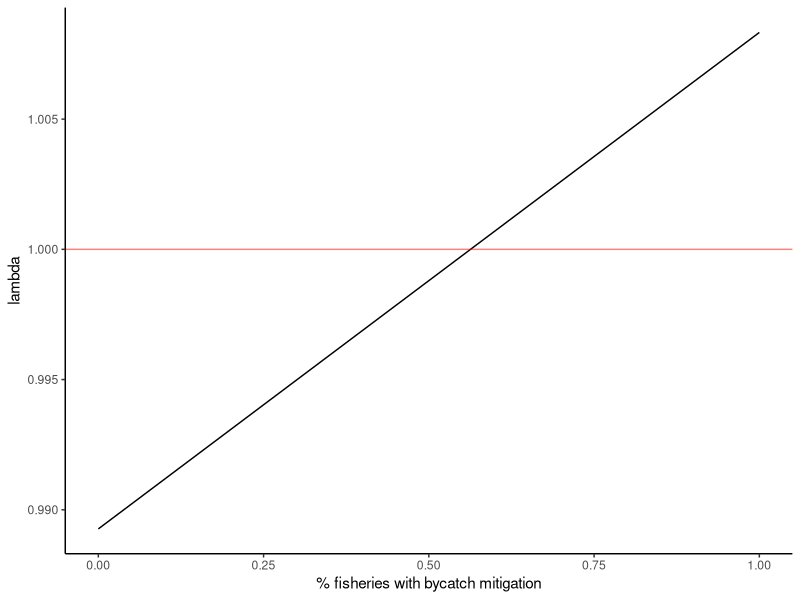
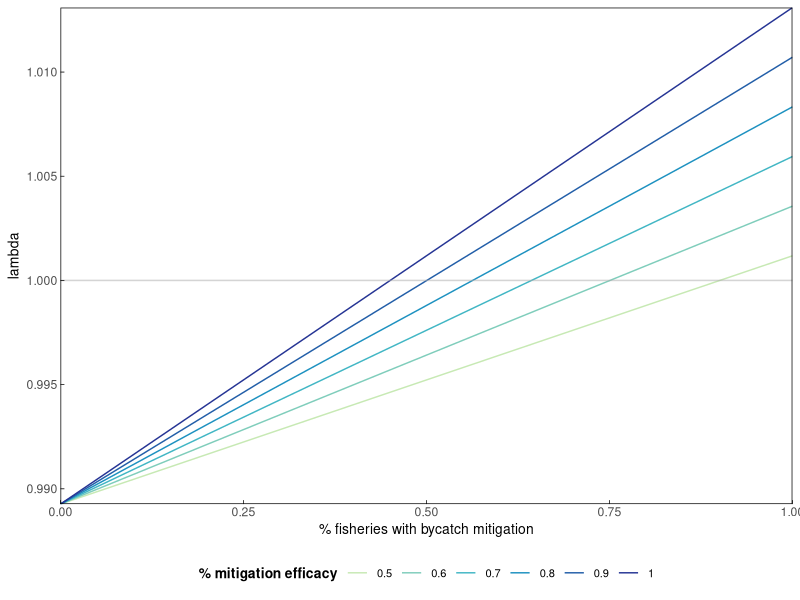
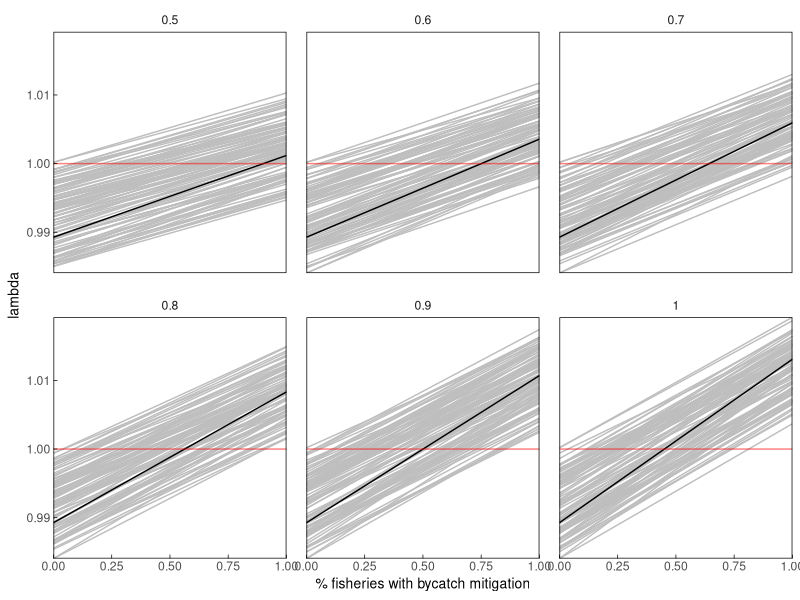
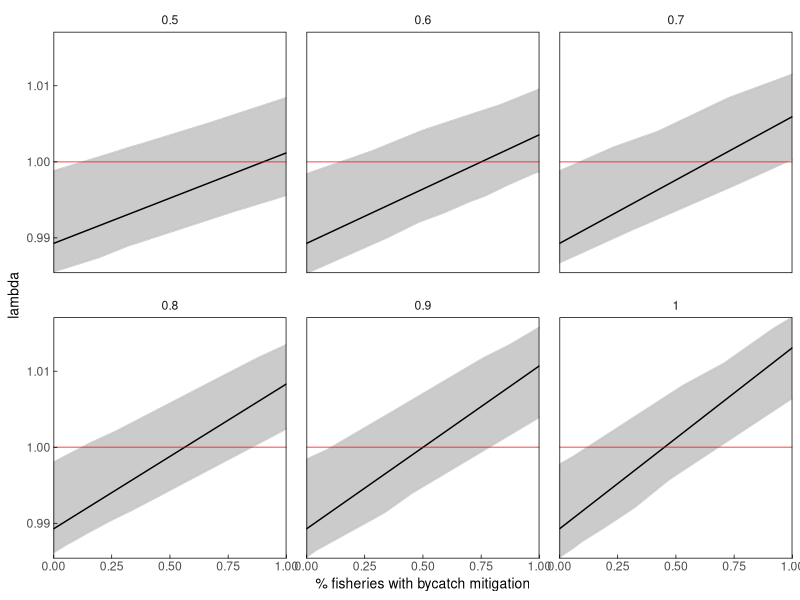
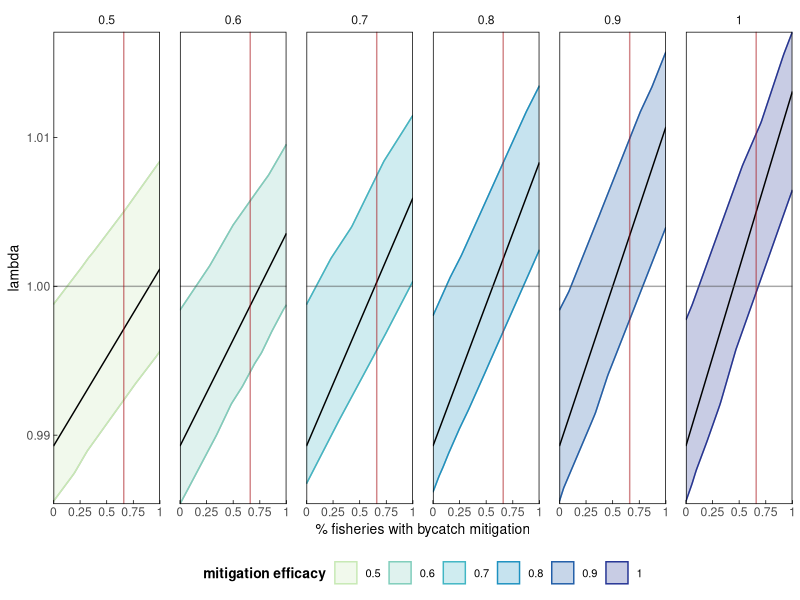
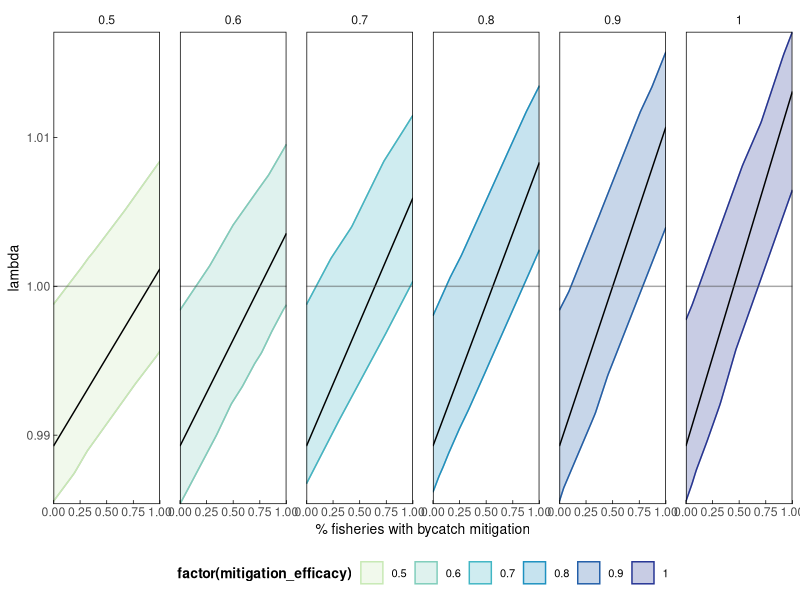
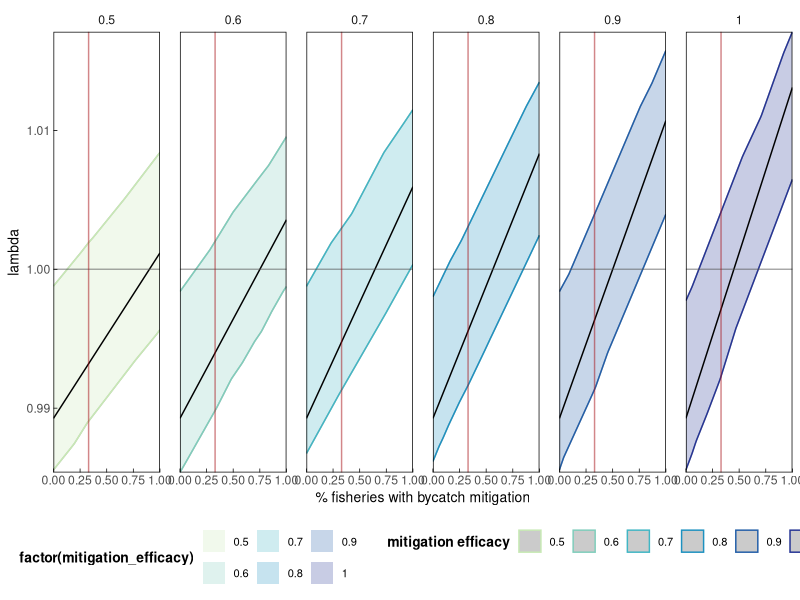
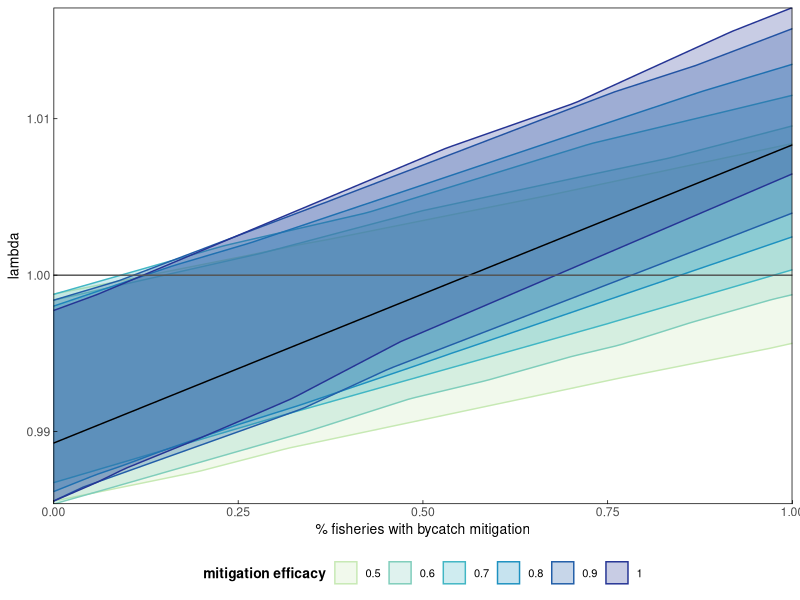

These figures' R source, in order:
## ---- chunk 1
library(here)
library(tidyverse)
library(RColorBrewer)

#set up various plotting themes
themeo <-theme_classic()+
  theme(strip.background = element_blank(),
        panel.grid.major = element_line(colour = "transparent"), 
        panel.grid.minor = element_line(colour = "transparent"),
        axis.line = element_blank(),
        axis.title = element_text(color = "black", size = 10),
          axis.ticks.length=unit(-0.1, "cm"),
        axis.ticks = element_line(color = "black", size = .25),
        axis.ticks.x = element_line(color = "black"),
        axis.ticks.y = element_line(color = "black"),
        panel.border = element_rect(colour = "black", fill=NA, size=.5),
        panel.spacing = unit(1, "lines"),
        legend.position = "bottom",
        legend.title = element_text(colour = "black", size = 10, face = "bold"),
        legend.text = element_text(color = "black", size =8)) #default legend position
## ---- chunk 2
#survival rates - drawn from Weimerskirch 1998
s_c <- 0.64 #chick+ fledgling survival year 0-1
s_j <- 0.85 #juvenile survival year 1-3
s_i <- 0.92 #immature survival year 3-7
s_s <- 0.94 #subadult survival year 7-10
s_a <- 0.94 #adult survival year 10+
#males show senescence but femailes don't, so not including it here, though perhaps I should since it impacts breeding success?

#fecundity building blocks
#breeding success - drawn from Weimerskirch 1998 &Rackete 2021
bs_a <- 0.76 #adult breeding success

#breeding probability (biennial breeders) - adult rate drawn from Rackete 2021, subadult downscaled slightly from that
bp_a <- 0.45 #adult breeding probablity (biennial breeding, most breeding by age 10)

c <- 0.5# # of female chicks per year

#fecundity 
f_a <- bs_a*bp_a*c
## ---- chunk 3
#set up age-based matrix based on vital rates
#Age classes (years)  0-1     1-2    2-3    3-4    4-5    5-6    6-7    7-8        8-9        9-10       10+        
m <- matrix(data = c( 0,      0,    0,      0,     0,     0,     0,     0,         0,         0,        s_a*f_a, #0-1
                      s_c,    0,    0,      0,     0,     0,     0,     0,         0,         0,         0,       #1-2
                      0,      s_j,  0,      0,     0,     0,     0,     0,         0,         0,         0,       #2-3
                      0,      0,    s_j,    0,     0,     0,     0,     0,         0,         0,         0,       #3-4
                      0,      0,    0,      s_i,   0,     0,     0,     0,         0,         0,         0,       #4-5
                      0,      0,    0,      0,     s_i,   0,     0,     0,         0,         0,         0,       #5-6
                      0,      0,    0,      0,     0,     s_i,   0,     0,         0,         0,         0,       #6-7
                      0,      0,    0,      0,     0,     0,     s_i,   0,         0,         0,         0,       #7-8
                      0,      0,    0,      0,     0,     0,     0,     s_s,       0,         0,         0,       #8-9
                      0,      0,    0,      0,     0,     0,     0,     0,         s_s,       0,         0,       #9-10
                      0,      0,    0,      0,     0,     0,     0,     0,         0,         s_s,       s_a),    #10+
                   nrow = 11, byrow = TRUE) 
m
## ---- chunk 4
#deterministic growth rate (lambda)
#extract eigenvalues and lambda from the matrix 
m_eig <- eigen(m)
lambda <- as.numeric(m_eig$values[1])
lambda # this matches the ideal population growth rate in the table

#Stable state distribution
#extract and scale the right eigenvector 
SSD <- round(as.numeric(m_eig$vectors[,1]/sum(m_eig$vectors[,1])),3)
SSD

#extract reproductive values
RV <- as.numeric(eigen(t(m))$vectors[,1]/eigen(t(m))$vectors[1,1])
RV
## ---- chunk 5
#bycatch mortality rates
# ~25 - 35% of mortality has been attributed to bycatch (Cleeland et al 2021), 
# so I calculated the baseline mortality and divided by 4 (testing 33% now - /3)
m_j <- (1-s_j)/3
m_i <- (1-s_i)/3
m_s <- (1-s_s)/3
m_a <- (1-s_a)/3

mitigation_eff <- 0.8
## ---- chunk 6
bycatch_reductions <- data.frame(reduction = seq(0, 1, by =0.01),
                        lambda = NA)

for(i in 1:nrow(bycatch_reductions)){
  
  n_s_j <- 1-((m_j*(1-(mitigation_eff*bycatch_reductions$reduction[i])))+(m_j*2))
  n_s_i <- 1-((m_i*(1-(mitigation_eff*bycatch_reductions$reduction[i])))+(m_i*2))
  n_s_s <- 1-((m_s*(1-(mitigation_eff*bycatch_reductions$reduction[i])))+(m_s*2))
  n_s_a <- 1-((m_a*(1-(mitigation_eff*bycatch_reductions$reduction[i])))+(m_s*2))
  
  #Age classes (years)    0-1     1-2     2-3     3-4     4-5    5-6    6-7    7-8          8-9          9-10         10+        
  n_m <- matrix(data = c( 0,      0,      0,      0,      0,     0,     0,     0,           0,           0,           n_s_a*f_a, #0-1
                          s_c,    0,      0,      0,      0,     0,     0,     0,           0,           0,           0,         #1-2
                          0,      n_s_j,  0,      0,      0,     0,     0,     0,           0,           0,           0,         #2-3
                          0,      0,      n_s_j,  0,      0,     0,     0,     0,           0,           0,           0,         #3-4
                          0,      0,      0,      n_s_i,  0,     0,     0,     0,           0,           0,           0,         #4-5
                          0,      0,      0,      0,      n_s_i, 0,     0,     0,           0,           0,           0,         #5-6
                          0,      0,      0,      0,      0,     n_s_i, 0,     0,           0,           0,           0,         #6-7
                          0,      0,      0,      0,      0,     0,     n_s_i, 0,           0,           0,           0,         #7-8
                          0,      0,      0,      0,      0,     0,     0,     n_s_s,       0,           0,           0,         #8-9
                          0,      0,      0,      0,      0,     0,     0,     0,           n_s_s,       0,           0,         #9-10
                          0,      0,      0,      0,      0,     0,     0,     0,           0,           n_s_s,       n_s_a),    #10+
                   nrow = 11, byrow = TRUE) 
  
  
  #extract eigenvalues and lambda from the matrix 
  n_m_eig <- eigen(n_m)
  lambda_n <- as.numeric(n_m_eig$values[1])
  bycatch_reductions$lambda[i] <- lambda_n # this matches the ideal population growth rate in the table

}
## ---- chunk 7
ggplot(bycatch_reductions)+
  geom_line(aes(x=reduction, y=as.numeric(lambda)))+
  geom_hline(aes(yintercept = 1), color = "red", alpha =0.5)+ 
  # geom_vline(aes(xintercept = 0.66), color = "red", alpha =0.5)+
  #  geom_vline(aes(xintercept = 0.33), color = "red", alpha =0.5)+
  labs(x="% fisheries with bycatch mitigation", y="lambda")+
  theme_classic()
## ---- chunk 8
bycatch_reductions2 <- seq(0, 1, by =0.01)
# mitigation_eff_range <- seq(0.45,0.95, by  = 0.01)
mitigation_eff_range <- seq(0.5,1, by  = 0.1)
output <- matrix(nrow = length(bycatch_reductions2), ncol = length(mitigation_eff_range)) %>% as.data.frame() 

for(k in 1:length(mitigation_eff_range)){
  mit_eff <- mitigation_eff_range[k]
  
  for(i in 1:length(bycatch_reductions2)){
  
  n_s_j <- 1-((m_j*(1-(mit_eff*bycatch_reductions2[i])))+(m_j*2))
  n_s_i <- 1-((m_i*(1-(mit_eff*bycatch_reductions2[i])))+(m_i*2))
  n_s_s <- 1-((m_s*(1-(mit_eff*bycatch_reductions2[i])))+(m_s*2))
  n_s_a <- 1-((m_a*(1-(mit_eff*bycatch_reductions2[i])))+(m_s*2))
  
   #Age classes (years)    0-1     1-2     2-3     3-4     4-5    5-6    6-7    7-8          8-9          9-10         10+        
  n_m <- matrix(data = c( 0,      0,      0,      0,      0,     0,     0,     0,           0,           0,           n_s_a*f_a, #0-1
                          s_c,    0,      0,      0,      0,     0,     0,     0,           0,           0,           0,         #1-2
                          0,      n_s_j,  0,      0,      0,     0,     0,     0,           0,           0,           0,         #2-3
                          0,      0,      n_s_j,  0,      0,     0,     0,     0,           0,           0,           0,         #3-4
                          0,      0,      0,      n_s_i,  0,     0,     0,     0,           0,           0,           0,         #4-5
                          0,      0,      0,      0,      n_s_i, 0,     0,     0,           0,           0,           0,         #5-6
                          0,      0,      0,      0,      0,     n_s_i, 0,     0,           0,           0,           0,         #6-7
                          0,      0,      0,      0,      0,     0,     n_s_i, 0,           0,           0,           0,         #7-8
                          0,      0,      0,      0,      0,     0,     0,     n_s_s,       0,           0,           0,         #8-9
                          0,      0,      0,      0,      0,     0,     0,     0,           n_s_s,       0,           0,         #9-10
                          0,      0,      0,      0,      0,     0,     0,     0,           0,           n_s_s,       n_s_a),    #10+
                   nrow = 11, byrow = TRUE) 
  
  #extract eigenvalues and lambda from the matrix 
  n_m_eig <- eigen(n_m)
  lambda_n <- as.numeric(n_m_eig$values[1])
  output[i,k] <- lambda_n # this matches the ideal population growth rate in the table

}
}

## ---- chunk 9

# oldnames = c("V1","V2","V3","V4" ,"V5" , "V6" , "V7"  ,"V8" , "V9" , "V10", "V11" ,"V12", "V13" ,"V14" ,"V15" ,"V16" ,"V17" ,"V18" ,"V19" ,"V20" ,"V21" ,"V22" ,"V23", "V24" ,"V25", "V26" ,"V27" ,"V28" ,"V29", "V30" ,"V31" ,"V32", "V33", "V34", "V35" ,"V36", "V37", "V38", "V39" ,"V40" ,"V41" ,"V42" ,"V43", "V44" ,"V45" ,"V46" ,"V47" ,"V48", "V49", "V50" ,"V51")
# newnames = c("0.45", "0.46", "0.47", "0.48", "0.49", "0.50", "0.51" ,"0.52" ,"0.53" ,"0.54" ,"0.55", "0.56" ,"0.57" ,"0.58" ,"0.59" ,"0.60" ,"0.61", "0.62", "0.63" ,"0.64" ,"0.65" ,"0.66" ,"0.67" ,"0.68" ,"0.69" ,"0.70", "0.71" ,"0.72", "0.73", "0.74", "0.75" ,"0.76" ,"0.77" ,"0.78" ,"0.79", "0.80" ,"0.81" ,"0.82" ,"0.83" ,"0.84", "0.85", "0.86", "0.87", "0.88" ,"0.89", "0.90", "0.91" ,"0.92", "0.93", "0.94" ,"0.95")

oldnames = c("V1","V2","V3","V4" ,"V5", "V6")
newnames = c("0.5", "0.6", "0.7", "0.8", "0.9", "1")

output<- output %>% 
  rename_with(~ newnames[which(oldnames == .x)], .cols = oldnames)

output$bycatch_reductions <- bycatch_reductions2

output_l <- output %>% 
  pivot_longer(cols = !bycatch_reductions,names_to = "mit_eff", values_to = "lambda")

output_l$mit_eff <- as.numeric(output_l$mit_eff)
## ---- chunk 10
ggplot(output_l)+
  geom_line(aes(x=bycatch_reductions, y=lambda, group = factor(mit_eff), color = factor(mit_eff)))+
   geom_hline(aes(yintercept = 1), color = "darkgrey", alpha =0.5)+ 
  # geom_vline(aes(xintercept = 0.66), color = "red", alpha =0.5)+
  #  geom_vline(aes(xintercept = 0.33), color = "red", alpha =0.5)+
  labs(x="% fisheries with bycatch mitigation", y="lambda", color = "% mitigation efficacy")+
  themeo+
  guides(colour = guide_legend(nrow = 1))+
  coord_cartesian(expand=FALSE)+
  scale_color_manual(values=c("#c7e9b4", "#7fcdbb", "#41b6c4", "#1d91c0", "#225ea8", "#253494"))
## ---- chunk 11
#full_output = matrix(nrow = length(bycatch_reductions2)*length(mitigation_eff_range), ncol = length(sims)) %>% as.data.frame() 
full_output <- vector("list", 6)
bycatch_reductions2 <- seq(0, 1, by =0.01)
mitigation_eff_range <- seq(0.5,1, by  = 0.1)
sims = 1:100

for(k in 1:length(mitigation_eff_range)){
  mit_eff <- mitigation_eff_range[k]
  
  output2 <- matrix(nrow = length(bycatch_reductions2), ncol = length(sims)) %>% as.data.frame() 
  
for(j in 1:length(sims)){
    
    s_c2 <- sample(seq(0.63,0.65, by =0.01), size =1, replace = TRUE) #chick+ fledgling survival year 0-1 - 0.64 
    s_j2 <- sample(seq(0.8,0.85, by = 0.01), size =1, replace = TRUE) #juvenile survival year 1-3 -  0.8 
    s_i2 <- sample(seq(0.91,0.94, by =0.01), size =1, replace = TRUE) #immature survival year 3-7 -  0.92
    s_s2 <- sample(seq(0.94,0.95, by =0.01), size =1, replace =TRUE) #subadult survival year 7-10 - 0.94
    s_a2 <- sample(seq(0.94,0.95, by =0.01), size=1, replace=TRUE) #adult survival year 10+ - 0.94

    bs_a2 <- sample(seq(0.68,0.8, by =0.01), size =1, replace = TRUE) #adult breeding success - 0.8 
    bp_a2 <- sample(seq(0.4,0.7, by =0.01), size=1, replace = TRUE)  #adult breeding probablity (biennial breeding, most breeding by age 10) - 0.45
    c2 <- 0.5# # of female chicks per year
    f_a2 <- bs_a*bp_a*c #fecundity
  
    w2 <- sample(seq(0.4,0.5, by =0.01), size=1, replace = TRUE)
    w42 <- 1
    
    which1 <- as.numeric(sample(c(3,4), size=1, replace = TRUE))  #select whether to partition mortality into 3 sections (33% = bycatch) or 4 (25%=bycatch)
    m_j2 <- (1-s_j2)/which1 # divide total moratlity by 3 or 4 to get bycatch mortality
    o_m_j2 <- m_j2*(which1-1) #multiply bycatch by 1-(3 or 4) to get non-bycatch mortality

    which2 <- as.numeric(sample(c(3,4), size=1, replace = TRUE))
    m_i2 <- (1-s_i2)/which2
    o_m_i2 <- m_i2*(which2-1)

    which3 <- as.numeric(sample(c(3,4), size=1, replace = TRUE))
    m_s2 <- (1-s_s2)/which3
    o_m_s2 <- m_s2*(which3-1)

    which4 <- as.numeric(sample(c(3,4), size=1, replace = TRUE))
    m_a2 <- (1-s_a2)/which4
    o_m_a2 <- m_a2*(which4-1)
    
    
for(i in 1:length(bycatch_reductions2)){
  
  #calculate new survival rates = 1-(bycatch mortality*(1-efficacy of intervention action * proportion of fishery implementing intervention actions))+mortality remainder)
  n_s_j2 <- 1-((m_j2*(1-(mit_eff*bycatch_reductions2[i])))+(o_m_j2))
  n_s_i2 <- 1-((m_i2*(1-(mit_eff*bycatch_reductions2[i])))+(o_m_i2))
  n_s_s2 <- 1-((m_s2*(1-(mit_eff*bycatch_reductions2[i])))+(o_m_s2))
  n_s_a2 <- 1-((m_a2*(1-(mit_eff*bycatch_reductions2[i])))+(o_m_a2))
  
  #Age classes (years)    0-1     1-2     2-3     3-4     4-5    5-6    6-7    7-8          8-9          9-10         10+        
  n_m2 <- matrix(data = c( 0,      0,      0,      0,      0,     0,     0,     0,           0,           0,           n_s_a2*f_a, #0-1
                          s_c,    0,      0,      0,      0,     0,     0,     0,           0,           0,           0,         #1-2
                          0,      n_s_j2,  0,      0,      0,     0,     0,     0,           0,           0,           0,         #2-3
                          0,      0,      n_s_j2,  0,      0,     0,     0,     0,           0,           0,           0,         #3-4
                          0,      0,      0,      n_s_i2,  0,     0,     0,     0,           0,           0,           0,         #4-5
                          0,      0,      0,      0,      n_s_i2, 0,     0,     0,           0,           0,           0,         #5-6
                          0,      0,      0,      0,      0,     n_s_i2, 0,     0,           0,           0,           0,         #6-7
                          0,      0,      0,      0,      0,     0,     n_s_i2, 0,           0,           0,           0,         #7-8
                          0,      0,      0,      0,      0,     0,     0,     n_s_s2,       0,           0,           0,         #8-9
                          0,      0,      0,      0,      0,     0,     0,     0,           n_s_s2,       0,           0,         #9-10
                          0,      0,      0,      0,      0,     0,     0,     0,           0,           n_s_s2,       n_s_a2),    #10+
                   nrow = 11, byrow = TRUE) 
  
  #extract eigenvalues and lambda from the matrix 
  n_m_eig2 <- eigen(n_m2)
  lambda_n2 <- as.numeric(n_m_eig2$values[1])
  output2[i,j] <- lambda_n2 # this matches the ideal population growth rate in the table
  output2 <- as.data.frame(output2)
  output2$mitigation_efficacy <- mit_eff
  output2$bycatch_reduction <- bycatch_reductions2
    
 full_output[[k]] <- output2

}
}
}

full_output[[1]]

# sim_results <- full_output[[1]]
# sim_results$quantile5 <-  apply(sim_results[1:100], 1, quantile, (probs =c(0.05)))
# sim_results$quantile95 <-  apply(sim_results[1:100], 1, quantile, (probs =c(0.95)))
## ---- chunk 12
mitigation_eff_range #0.5 0.6 0.7 0.8 0.9 1.0

mit05_l <- full_output[[1]] %>% 
  pivot_longer(cols = starts_with("V"), names_to = "simrun", values_to = "lambda")
mit06_l <- full_output[[2]] %>% 
  pivot_longer(cols = starts_with("V"), names_to = "simrun", values_to = "lambda")
mit07_l <- full_output[[3]] %>% 
  pivot_longer(cols = starts_with("V"), names_to = "simrun", values_to = "lambda")
mit08_l <- full_output[[4]] %>% 
  pivot_longer(cols = starts_with("V"), names_to = "simrun", values_to = "lambda")
mit09_l <- full_output[[5]] %>% 
  pivot_longer(cols = starts_with("V"), names_to = "simrun", values_to = "lambda")
mit1_l <- full_output[[6]] %>% 
  pivot_longer(cols = starts_with("V"), names_to = "simrun", values_to = "lambda")

fulldat <- rbind(mit05_l,mit06_l,mit07_l,mit08_l,mit09_l,mit1_l)
fulldat$mitsim <- paste(fulldat$mitigation_efficacy, fulldat$simrun)

mit05 <- full_output[[1]] 
mit06 <- full_output[[2]] 
mit07 <- full_output[[3]] 
mit08 <- full_output[[4]] 
mit09 <- full_output[[5]] 
mit1 <- full_output[[6]] 

full_dat_w <- rbind(mit05,mit06,mit07,mit08,mit09,mit1)
full_dat_w$quantile5 <-  apply(full_dat_w[1:100], 1, quantile, (probs =c(0.05)))
full_dat_w$quantile95 <-  apply(full_dat_w[1:100], 1, quantile, (probs =c(0.95)))
full_dat_w$mitsim <- paste(full_dat_w$mitigation_efficacy, full_dat_w$simrun)

## ---- chunk 13

output_l$mitigation_efficacy <- output_l$mit_eff

ggplot(fulldat)+
  geom_line(aes(x=bycatch_reduction, y=lambda, group = simrun), color = "grey")+
  geom_line(data = output_l, aes(x=bycatch_reductions, y=lambda))+
   geom_hline(aes(yintercept = 1), color = "red", alpha =0.5)+ 
  # geom_vline(aes(xintercept = 0.66), color = "red", alpha =0.5)+
  #  geom_vline(aes(xintercept = 0.33), color = "red", alpha =0.5)+
  labs(x="% fisheries with bycatch mitigation", y="lambda")+
  facet_wrap(~mitigation_efficacy)+
  themeo+
  coord_cartesian(expand=FALSE)


## ---- chunk 14
fig2_nowidowing <- ggplot(full_dat_w)+
  geom_line(aes(x=bycatch_reduction, y=quantile5), color = "grey")+
   geom_line(aes(x=bycatch_reduction, y=quantile95), color = "grey")+
     geom_ribbon(aes(x=bycatch_reduction, ymin=quantile5, ymax=quantile95), color = "lightgrey", alpha =0.25)+
    geom_line(data = output_l, aes(x=bycatch_reductions, y=lambda))+
   geom_hline(aes(yintercept = 1), color = "red", alpha =0.5)+ 
  # geom_vline(aes(xintercept = 0.66), color = "red", alpha =0.5)+
  #  geom_vline(aes(xintercept = 0.33), color = "red", alpha =0.5)+
  labs(x="% fisheries with bycatch mitigation", y="lambda")+
  facet_wrap(~mitigation_efficacy)+
  themeo+
  coord_cartesian(expand=FALSE)


 ggsave(fig2_nowidowing, path ="/Users/sarahbecker/Dropbox/CU_ENVS/Classes/Spring2022/ENVS_5100_QuantConsBiol/project/w_albatross_demo_wd", 
              file="fig2_nowidowing.png")
## ---- chunk 15
fig2_nowidowingb <- ggplot(full_dat_w)+
  geom_line(aes(x=bycatch_reduction, y=quantile5), color = "grey")+
   geom_line(aes(x=bycatch_reduction, y=quantile95), color = "grey")+
     geom_ribbon(aes(x=bycatch_reduction, ymin=quantile5, ymax=quantile95,color = factor(mitigation_efficacy),fill  = factor(mitigation_efficacy)), alpha =0.25)+
    geom_line(data = output_l, aes(x=bycatch_reductions, y=lambda))+
   geom_hline(aes(yintercept = 1), color = "#525252", alpha =0.5)+ 
  # geom_vline(aes(xintercept = 0.66), color = "red", alpha =0.5)+
  #  geom_vline(aes(xintercept = 0.33), color = "red", alpha =0.5)+
  labs(x="% fisheries with bycatch mitigation", y="lambda", fill = "mitigation efficacy", color = "mitigation efficacy")+
   geom_vline(aes(xintercept = 0.66), color = "#a50f15", alpha =0.5)+
    # geom_vline(aes(xintercept = 0.6), color = "#a50f15", alpha =0.25)+
    # geom_vline(aes(xintercept = 0.72), color = "#a50f15", alpha =0.25)+
  facet_wrap(~mitigation_efficacy, nrow =1)+
  themeo+
  guides(colour = guide_legend(nrow = 1))+
  coord_cartesian(expand=FALSE)+
  scale_x_continuous(breaks = c(0, 0.25, 0.5, 0.75, 1), labels=(c("0", "0.25", "0.5", "0.75", "1")))+
  scale_color_manual(values=c("#c7e9b4", "#7fcdbb", "#41b6c4", "#1d91c0", "#225ea8", "#253494"))+
  scale_fill_manual(values=c("#c7e9b4", "#7fcdbb", "#41b6c4", "#1d91c0", "#225ea8", "#253494"))

 ggsave(fig2_nowidowingb, path ="/Users/sarahbecker/Dropbox/CU_ENVS/Classes/Spring2022/ENVS_5100_QuantConsBiol/project/w_albatross_demo_wd", 
              file="fig2_nowidowingb.png", width = 14, height = 3.5, units = "in")
 
 fig2_nowidowingc <- ggplot(full_dat_w)+
  geom_line(aes(x=bycatch_reduction, y=quantile5), color = "grey")+
   geom_line(aes(x=bycatch_reduction, y=quantile95), color = "grey")+
     geom_ribbon(aes(x=bycatch_reduction, ymin=quantile5, ymax=quantile95,color = factor(mitigation_efficacy),fill  = factor(mitigation_efficacy)), alpha =0.25)+
    geom_line(data = output_l, aes(x=bycatch_reductions, y=lambda))+
   geom_hline(aes(yintercept = 1), color = "#525252", alpha =0.5)+ 
  # geom_vline(aes(xintercept = 0.66), color = "red", alpha =0.5)+
  #  geom_vline(aes(xintercept = 0.33), color = "red", alpha =0.5)+
  labs(x="% fisheries with bycatch mitigation", y="lambda")+
  facet_wrap(~mitigation_efficacy, nrow = 1)+
  themeo+
  guides(colour = guide_legend(nrow = 1))+
  coord_cartesian(expand=FALSE)+
  scale_color_manual(values=c("#c7e9b4", "#7fcdbb", "#41b6c4", "#1d91c0", "#225ea8", "#253494"))+
  scale_fill_manual(values=c("#c7e9b4", "#7fcdbb", "#41b6c4", "#1d91c0", "#225ea8", "#253494"))

 ggsave(fig2_nowidowingc, path ="/Users/sarahbecker/Dropbox/CU_ENVS/Classes/Spring2022/ENVS_5100_QuantConsBiol/project/w_albatross_demo_wd", 
              file="fig2_nowidowingc.png",width = 14, height = 3.5, units = "in")
 
 
  fig2_nowidowingd <- ggplot(full_dat_w)+
  geom_line(aes(x=bycatch_reduction, y=quantile5), color = "grey")+
   geom_line(aes(x=bycatch_reduction, y=quantile95), color = "grey")+
     geom_ribbon(aes(x=bycatch_reduction, ymin=quantile5, ymax=quantile95,color = factor(mitigation_efficacy),fill  = factor(mitigation_efficacy)), alpha =0.25)+
    geom_line(data = output_l, aes(x=bycatch_reductions, y=lambda))+
   geom_hline(aes(yintercept = 1), color = "#525252", alpha =0.5)+ 
  # geom_vline(aes(xintercept = 0.66), color = "red", alpha =0.5)+
  #  geom_vline(aes(xintercept = 0.33), color = "red", alpha =0.5)+
  labs(x="% fisheries with bycatch mitigation", y="lambda", color = "mitigation efficacy")+
    geom_vline(aes(xintercept = 0.33), color = "#a50f15", alpha =0.5)+
  facet_wrap(~mitigation_efficacy, nrow = 1)+
  themeo+
  guides(colour = guide_legend(nrow = 1))+
  coord_cartesian(expand=FALSE)+
  scale_color_manual(values=c("#c7e9b4", "#7fcdbb", "#41b6c4", "#1d91c0", "#225ea8", "#253494"))+
  scale_fill_manual(values=c("#c7e9b4", "#7fcdbb", "#41b6c4", "#1d91c0", "#225ea8", "#253494"))

 ggsave(fig2_nowidowingd, path ="/Users/sarahbecker/Dropbox/CU_ENVS/Classes/Spring2022/ENVS_5100_QuantConsBiol/project/w_albatross_demo_wd", 
              file="fig2_nowidowingd.png",width = 14, height = 3.5, units = "in")
## ---- chunk 16
fig1_nowidowing <- ggplot(full_dat_w)+
  #geom_line(aes(x=bycatch_reduction, y=lambda, group = mitsim), color = "grey", alpha =0.25)+
  #  geom_line(aes(x=bycatch_reduction, y=quantile5, group = mitsim, color = factor(mitigation_efficacy)), alpha =0.25)+
  # geom_line(aes(x=bycatch_reduction, y=quantile95, group = mitsim, color = factor(mitigation_efficacy)), alpha =0.25)+
   geom_ribbon(aes(x=bycatch_reduction, ymin=quantile5, ymax=quantile95, color = factor(mitigation_efficacy),fill  = factor(mitigation_efficacy)), alpha =0.25)+
  geom_line(data = bycatch_reductions, aes(x=reduction, y=as.numeric(lambda)))+
  geom_hline(aes(yintercept = 1), color = "#525252")+ 
  labs(x="% fisheries with bycatch mitigation", y="lambda", color = "mitigation efficacy", fill = "mitigation efficacy")+
  themeo+
  guides(colour = guide_legend(nrow = 1))+
  coord_cartesian(expand=FALSE)+
  scale_color_manual(values=c("#c7e9b4", "#7fcdbb", "#41b6c4", "#1d91c0", "#225ea8", "#253494"))+
  scale_fill_manual(values=c("#c7e9b4", "#7fcdbb", "#41b6c4", "#1d91c0", "#225ea8", "#253494"))


 ggsave(fig1_nowidowing, path ="/Users/sarahbecker/Dropbox/CU_ENVS/Classes/Spring2022/ENVS_5100_QuantConsBiol/project/w_albatross_demo_wd", 
              file="fig1_nowidowing.png")

## ---- chunk 17
fig1_nowidowing_illegal <- ggplot(full_dat_w)+
  #geom_line(aes(x=bycatch_reduction, y=lambda, group = mitsim), color = "grey", alpha =0.25)+
  #  geom_line(aes(x=bycatch_reduction, y=quantile5, group = mitsim, color = factor(mitigation_efficacy)), alpha =0.25)+
  # geom_line(aes(x=bycatch_reduction, y=quantile95, group = mitsim, color = factor(mitigation_efficacy)), alpha =0.25)+
   geom_ribbon(aes(x=bycatch_reduction, ymin=quantile5, ymax=quantile95, color = factor(mitigation_efficacy),fill  = factor(mitigation_efficacy)), alpha =0.25)+
  geom_line(data = bycatch_reductions, aes(x=reduction, y=as.numeric(lambda)))+
  geom_hline(aes(yintercept = 1), color = "#525252")+ 
  geom_vline(aes(xintercept = 0.34), color = "#a50f15", alpha =0.5)+
    geom_vline(aes(xintercept = 0.28), color = "#a50f15", alpha =0.25)+
    geom_vline(aes(xintercept = 0.40), color = "#a50f15", alpha =0.25)+
   # geom_vline(aes(xintercept = 0.66), color = "#a50f15", alpha =0.5)+
   #  geom_vline(aes(xintercept = 0.6), color = "#a50f15", alpha =0.25)+
   #  geom_vline(aes(xintercept = 0.72), color = "#a50f15", alpha =0.25)+
  labs(x="% fisheries with bycatch mitigation", y="lambda", color = "mitigation efficacy", fill = "mitigation efficacy")+
  themeo+
  guides(colour = guide_legend(nrow = 1))+
  coord_cartesian(expand=FALSE)+
  scale_color_manual(values=c("#c7e9b4", "#7fcdbb", "#41b6c4", "#1d91c0", "#225ea8", "#253494"))+
  scale_fill_manual(values=c("#c7e9b4", "#7fcdbb", "#41b6c4", "#1d91c0", "#225ea8", "#253494"))

ggsave(fig1_nowidowing_illegal, path ="/Users/sarahbecker/Dropbox/CU_ENVS/Classes/Spring2022/ENVS_5100_QuantConsBiol/project/w_albatross_demo_wd", 
              file="fig1_nowidowing_illegal.png")
## ---- chunk 18
fig1_nowidowing_legal <- ggplot(full_dat_w)+
  #geom_line(aes(x=bycatch_reduction, y=lambda, group = mitsim), color = "grey", alpha =0.25)+
  #  geom_line(aes(x=bycatch_reduction, y=quantile5, group = mitsim, color = factor(mitigation_efficacy)), alpha =0.25)+
  # geom_line(aes(x=bycatch_reduction, y=quantile95, group = mitsim, color = factor(mitigation_efficacy)), alpha =0.25)+
   geom_ribbon(aes(x=bycatch_reduction, ymin=quantile5, ymax=quantile95, color = factor(mitigation_efficacy),fill  = factor(mitigation_efficacy)), alpha =0.25)+
  geom_line(data = bycatch_reductions, aes(x=reduction, y=as.numeric(lambda)))+
  geom_hline(aes(yintercept = 1), color = "#525252")+ 
  # geom_vline(aes(xintercept = 0.34), color = "#a50f15", alpha =0.5)+
  #   geom_vline(aes(xintercept = 0.28), color = "#a50f15", alpha =0.25)+
  #   geom_vline(aes(xintercept = 0.40), color = "#a50f15", alpha =0.25)+
   geom_vline(aes(xintercept = 0.66), color = "#a50f15", alpha =0.5)+
    geom_vline(aes(xintercept = 0.6), color = "#a50f15", alpha =0.25)+
    geom_vline(aes(xintercept = 0.72), color = "#a50f15", alpha =0.25)+
  labs(x="% fisheries with bycatch mitigation", y="lambda", color = "mitigation efficacy", fill = "mitigation efficacy")+
  themeo+
  guides(colour = guide_legend(nrow = 1))+
  coord_cartesian(expand=FALSE)+
  scale_color_manual(values=c("#c7e9b4", "#7fcdbb", "#41b6c4", "#1d91c0", "#225ea8", "#253494"))+
  scale_fill_manual(values=c("#c7e9b4", "#7fcdbb", "#41b6c4", "#1d91c0", "#225ea8", "#253494"))


ggsave(fig1_nowidowing_legal, path ="/Users/sarahbecker/Dropbox/CU_ENVS/Classes/Spring2022/ENVS_5100_QuantConsBiol/project/w_albatross_demo_wd", 
              file="fig1_nowidowing_legal.png")
